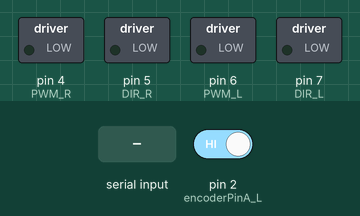
Simulated run of this sketch. Board: Arduino Uno, built with avr-gcc and run on an emulated ATmega328P. On the bench: switched loads named in the sketch (green lamp = pin HIGH). Inputs (shaded band) come from the test bench; at power-on: pin 2 (encoderPinA_L) HIGH. What the sketch prints to the serial monitor is not drawn.

Above: at 1.2 s.
1.3 s: "FORWARD\n" received over Serial
At 1.7 s:
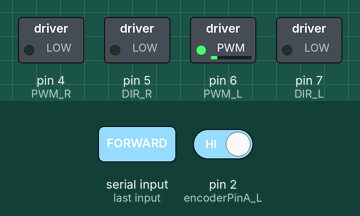
2.8 s: "BACKWARD\n" received over Serial
At 4.0 s:
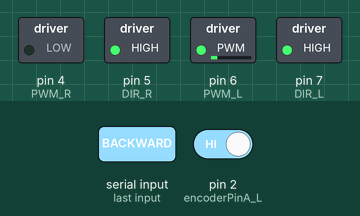
4.3 s: "LEFT\n" received over Serial
At 5.2 s:
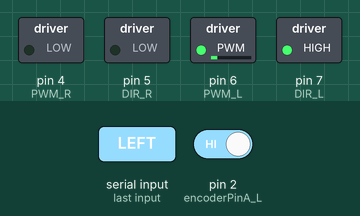
5.8 s: "RIGHT\n" received over Serial
At 6.3 s:
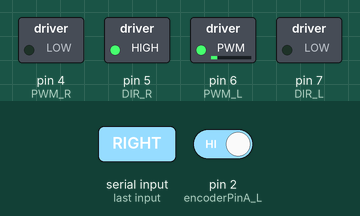
7.3 s: "STOP\n" received over Serial
At 8.7 s:
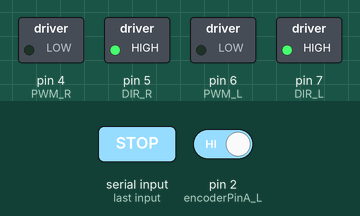
Timing chart, 0 to 9.8 s (numbered marks = the images above; inputs shaded):
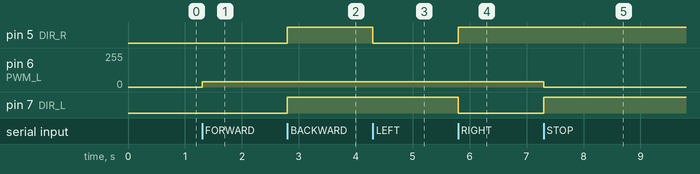

The sketch:

sensor.ino
```cpp
// ---------- Encoder Right ----------
volatile long encoderCount_R = 0;
const int encoderPinA_R = 19;
const int encoderPinB_R = 18;
const float wheelCircumferenceMM_R = 408.41;
const int pulsesPerRevolution_R = 300;

// ---------- Encoder Left ----------
volatile long encoderCount_L = 0;
const int encoderPinA_L = 2;
const int encoderPinB_L = 3;
const float wheelCircumferenceMM_L = 408.41;
const int pulsesPerRevolution_L = 300;

// ---------- Robot Parameters ----------
const float WHEEL_BASE = 415.0; // mm (ระยะห่างล้อซ้าย-ขวา)
float theta_rad = 0.0;

// ---------- Motor ----------
#define PWM_R 4
#define DIR_R 5
#define PWM_L 6
#define DIR_L 7
int maxSpeed = 40;

// ---------- Timing ----------
unsigned long lastTime = 0;
long lastCount_L = 0;
long lastCount_R = 0;

void setup() {
  Serial.begin(115200);

  pinMode(encoderPinA_R, INPUT_PULLUP);
  pinMode(encoderPinB_R, INPUT_PULLUP);
  attachInterrupt(digitalPinToInterrupt(encoderPinA_R), readEncoderRight, CHANGE);

  pinMode(encoderPinA_L, INPUT_PULLUP);
  pinMode(encoderPinB_L, INPUT_PULLUP);
  attachInterrupt(digitalPinToInterrupt(encoderPinA_L), readEncoderLeft, CHANGE);

  pinMode(PWM_R, OUTPUT); pinMode(DIR_R, OUTPUT);
  pinMode(PWM_L, OUTPUT); pinMode(DIR_L, OUTPUT);
  analogWrite(PWM_R, 0); analogWrite(PWM_L, 0);
}

void loop() {
  if (Serial.available()) {
    String cmd = Serial.readStringUntil('\n');
    cmd.trim();
    if (cmd == "FORWARD")      moveMotor(maxSpeed, maxSpeed, false, false);
    else if (cmd == "BACKWARD") moveMotor(maxSpeed, maxSpeed, true, true);
    else if (cmd == "LEFT")     moveMotor(maxSpeed, maxSpeed, true, false);
    else if (cmd == "RIGHT")    moveMotor(maxSpeed, maxSpeed, false, true);
    else if (cmd == "STOP")     moveMotor(0, 0, true, true);
  }

  unsigned long now = millis();
  float dt = (now - lastTime) / 1000.0;
  if (dt >= 0.1) {
    long deltaL = encoderCount_L - lastCount_L;
    long deltaR = encoderCount_R - lastCount_R;
    lastCount_L = encoderCount_L;
    lastCount_R = encoderCount_R;

    float distL = (deltaL * wheelCircumferenceMM_L) / pulsesPerRevolution_L / 1000.0; // m
    float distR = (deltaR * wheelCircumferenceMM_R) / pulsesPerRevolution_R / 1000.0;

    float speedL = distL / dt;  // m/s
    float speedR = distR / dt;

    float dtheta = (distR - distL) / (WHEEL_BASE / 1000.0);  // rad
    theta_rad += dtheta;

    // จำกัดให้อยู่ในช่วง -π ถึง π
    if (theta_rad > M_PI) theta_rad -= 2 * M_PI;
    if (theta_rad < -M_PI) theta_rad += 2 * M_PI;

    float theta_deg = theta_rad * 180.0 / M_PI;

    Serial.print("ENC,");
    Serial.print(speedL, 4); Serial.print(",");
    Serial.print(speedR, 4); Serial.print(",");
    Serial.println(theta_deg, 2);

    lastTime = now;
  }
}

void moveMotor(int speedL, int speedR, bool dirL, bool dirR) {
  digitalWrite(DIR_L, dirL ? HIGH : LOW);
  digitalWrite(DIR_R, dirR ? HIGH : LOW);
  analogWrite(PWM_L, speedL);
  analogWrite(PWM_R, speedR);
}

void readEncoderRight() {
  bool A = digitalRead(encoderPinA_R);
  bool B = digitalRead(encoderPinB_R);
  encoderCount_R += (A == B) ? -1 : 1;
}

void readEncoderLeft() {
  bool A = digitalRead(encoderPinA_L);
  bool B = digitalRead(encoderPinB_L);
  encoderCount_L += (A == B) ? 1 : -1;
}
```

Measured:
- after the input at 1.3 s, pin 6 (PWM_L): 0/255 → 40/255 at once
- after the input at 2.8 s, pin 5 (DIR_R), pin 7 (DIR_L): LOW → HIGH at once
- after the input at 4.3 s, pin 5 (DIR_R): HIGH → LOW at once
- after the input at 5.8 s, pin 5 (DIR_R): LOW → HIGH at once; pin 7 (DIR_L): HIGH → LOW at once
- after the input at 7.3 s, pin 6 (PWM_L): 40/255 → 0/255 at once; pin 7 (DIR_L): LOW → HIGH at once
